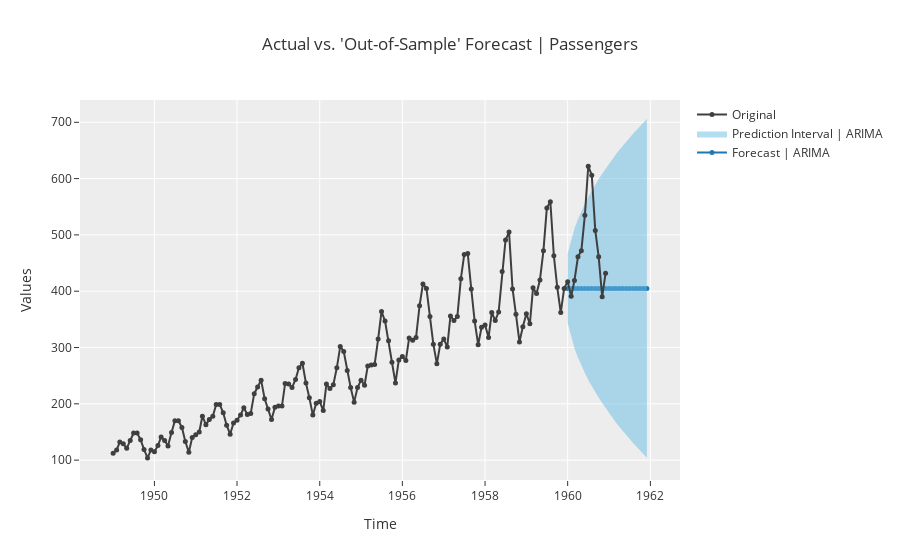

Write notebook code for a chart like this one.
### Code cell
exp.plot_model(rw, plot='forecast', data_kwargs={'fh':24})
